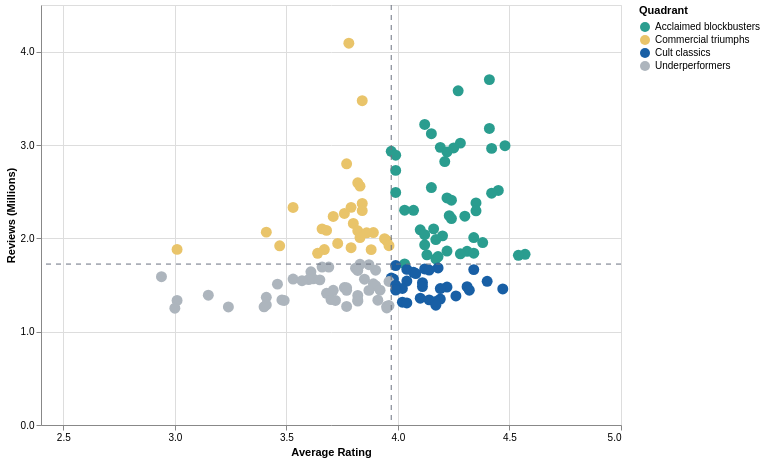

The cell this chart's notebook holds for it:
### Code cell
import pandas as pd
import numpy as np
import altair as alt

df = pd.read_csv("Movie_Data_File.csv")

rating_cols = ['½','★','★½','★★','★★½','★★★','★★★½','★★★★','★★★★½','★★★★★']
df["Total_Ratings_Calc"] = df[rating_cols].sum(axis=1)

df["Average_Rating"] = df["Average_rating"]
df["Top_Genre"] = df["Genres"].str.split(",").str[0]
df["Language"] = df["Original_language"]

df["Reviews_Millions"] = df["Total_Ratings_Calc"] / 1_000_000

unique_movies = df.drop_duplicates(subset="Film_title")

top_movies = unique_movies.sort_values(
    "Total_Ratings_Calc",
    ascending=False
).head(150)

rating_median = top_movies["Average_Rating"].median()
review_median = top_movies["Reviews_Millions"].median()

def assign_quadrant(row):
    if row["Average_Rating"] >= rating_median and row["Reviews_Millions"] >= review_median:
        return "Acclaimed blockbusters"
    elif row["Average_Rating"] < rating_median and row["Reviews_Millions"] >= review_median:
        return "Commercial triumphs"
    elif row["Average_Rating"] >= rating_median and row["Reviews_Millions"] < review_median:
        return "Cult classics"
    else:
        return "Underperformers"

top_movies["Quadrant"] = top_movies.apply(assign_quadrant, axis=1)

colors = {
    "Acclaimed blockbusters": "#2a9d8f",
    "Commercial triumphs":    "#e9c46a",
    "Cult classics":          "#185FA5",
    "Underperformers":        "#adb5bd"
}

highlight = alt.selection_point(on="mouseover", empty="none")

chart = alt.Chart(top_movies).mark_circle(size=40).encode(
    
    x=alt.X(
        "Average_Rating:Q",
        title="Average Rating",
        scale=alt.Scale(domain=[2.5, 5]),
        axis=alt.Axis(tickCount=6, format=".1f")
    ),
    
    y=alt.Y(
        "Reviews_Millions:Q",
        title="Reviews (Millions)",
        axis=alt.Axis(format=".1f", tickCount=6)
    ),
    
    color=alt.Color(
        "Quadrant:N",
        scale=alt.Scale(domain=list(colors.keys()), range=list(colors.values()))
    ),
    
    size=alt.condition(highlight, alt.value(120), alt.value(40)),
    opacity=alt.condition(highlight, alt.value(1), alt.value(0.6)),
    
    tooltip=[
        "Film_title:N",
        "Top_Genre:N",
        "Language:N",
        alt.Tooltip("Average_Rating:Q", format=".2f"),
        alt.Tooltip("Reviews_Millions:Q", format=".2f")
    ]
).add_params(highlight)

vline = alt.Chart(pd.DataFrame({"x": [rating_median]})).mark_rule(strokeDash=[5,5], color="#6b7280").encode(x="x:Q")
hline = alt.Chart(pd.DataFrame({"y": [review_median]})).mark_rule(strokeDash=[5,5], color="#6b7280").encode(y="y:Q")

scatter_chart = (chart + vline + hline).properties(
    width=580,
    height=420
).interactive()

scatter_chart.save("images/scatter_rating_reviews.html")
scatter_chart

### Figure 1 — Vega-Lite specification as saved in the notebook (floating-point values rounded to 4 significant figures; data arrays with more than 128 entries replaced by an {"elided": "..."} marker saying what was removed)
{"config": {"view": {"continuousWidth": 300, "continuousHeight": 300}}, "layer": [{"data": {"name": "data-83bf013ffb7f462aa892e83da1cc768a"}, "mark": {"type": "circle", "size": 40}, "encoding": {"color": {"field": "Quadrant", "scale": {"domain": ["Acclaimed blockbusters", "Commercial triumphs", "Cult classics", "Underperformers"], "range": ["#2a9d8f", "#e9c46a", "#185FA5", "#adb5bd"]}, "type": "nominal"}, "opacity": {"condition": {"param": "param_51f510c1273a90fd", "value": 1}, "value": 0.6}, "size": {"condition": {"param": "param_51f510c1273a90fd", "value": 120}, "value": 40}, "tooltip": [{"field": "Film_title", "type": "nominal"}, {"field": "Top_Genre", "type": "nominal"}, {"field": "Language", "type": "nominal"}, {"field": "Average_Rating", "format": ".2f", "type": "quantitative"}, {"field": "Reviews_Millions", "format": ".2f", "type": "quantitative"}], "x": {"axis": {"format": ".1f", "tickCount": 6}, "field": "Average_Rating", "scale": {"domain": [2.5, 5]}, "title": "Average Rating", "type": "quantitative"}, "y": {"axis": {"format": ".1f", "tickCount": 6}, "field": "Reviews_Millions", "title": "Reviews (Millions)", "type": "quantitative"}}, "name": "view_6f0ad0797ae1b2f9_0"}, {"data": {"name": "data-1681eef03da55bc323ec7446d9f4140f"}, "mark": {"type": "rule", "color": "#6b7280", "strokeDash": [5, 5]}, "encoding": {"x": {"field": "x", "type": "quantitative"}}}, {"data": {"name": "data-afa91a51b6add8c52f022bdb3f8b039e"}, "mark": {"type": "rule", "color": "#6b7280", "strokeDash": [5, 5]}, "encoding": {"y": {"field": "y", "type": "quantitative"}}}], "height": 420, "params": [{"name": "param_51f510c1273a90fd", "select": {"type": "point", "on": "mouseover"}, "views": ["view_6f0ad0797ae1b2f9_0"]}, {"name": "param_1e9efca18e7a2868", "select": {"type": "interval", "encodings": ["x", "y"]}, "bind": "scales", "views": ["view_6f0ad0797ae1b2f9_0"]}], "width": 580, "$schema": "https://vega.github.io/schema/vega-lite/v6.1.0.json", "datasets": {"data-83bf013ffb7f462aa892e83da1cc768a": {"elided": "150 records"}, "data-1681eef03da55bc323ec7446d9f4140f": [{"x": 3.97}], "data-afa91a51b6add8c52f022bdb3f8b039e": [{"y": 1.724}]}}
